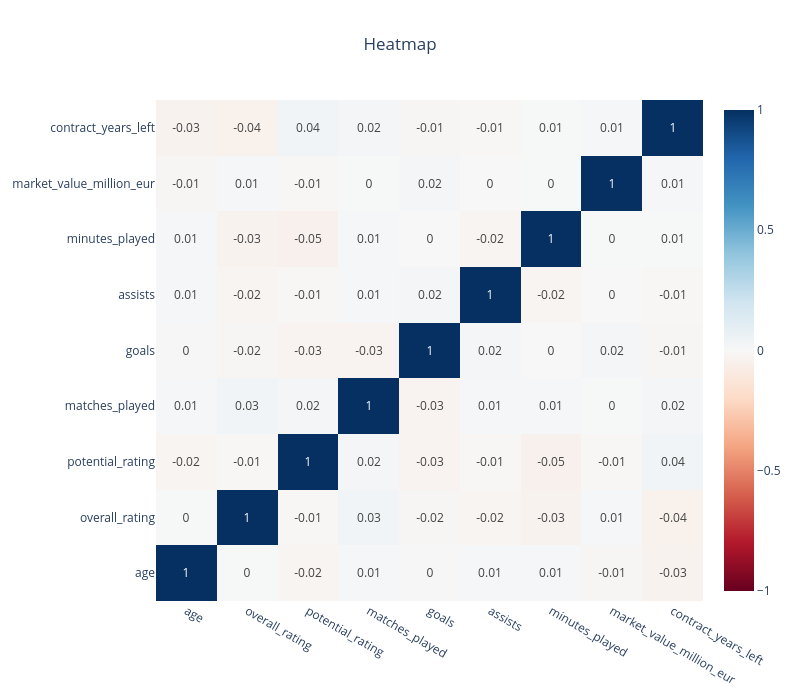

The notebook cell this image was saved under:
### Code cell
# Heatmap: Matriz de Correlaciones

numeric = df.select_dtypes(include="number")
corr = numeric.corr()

fig = go.Figure(
    data=go.Heatmap(
        z=corr.values,
        x=corr.columns,
        y=corr.columns,
        colorscale="RdBu",
        zmid=0,
        text=np.round(corr.values, 2),
        texttemplate="%{text}"
    )
)

fig.update_layout(
    title="Heatmap",
    title_x=0.5,
    template="plotly_white",
    height=700,
    width=800
)

fig.show()

fig.write_image("images/heatmap.png")

### Figure 1 — Plotly figure (JSON) as saved in the notebook; plotly's stock layout.template omitted (floating-point values rounded to 4 significant figures)
{"data": [{"colorscale": [[0, "rgb(103,0,31)"], [0.1, "rgb(178,24,43)"], [0.2, "rgb(214,96,77)"], [0.3, "rgb(244,165,130)"], [0.4, "rgb(253,219,199)"], [0.5, "rgb(247,247,247)"], [0.6, "rgb(209,229,240)"], [0.7, "rgb(146,197,222)"], [0.8, "rgb(67,147,195)"], [0.9, "rgb(33,102,172)"], [1, "rgb(5,48,97)"]], "text": [[1.0, 0.0, -0.02, 0.01, -0.0, 0.01, 0.01, -0.01, -0.03], [0.0, 1.0, -0.01, 0.03, -0.02, -0.02, -0.03, 0.01, -0.04], [-0.02, -0.01, 1.0, 0.02, -0.03, -0.01, -0.05, -0.01, 0.04], [0.01, 0.03, 0.02, 1.0, -0.03, 0.01, 0.01, 0.0, 0.02], [-0.0, -0.02, -0.03, -0.03, 1.0, 0.02, -0.0, 0.02, -0.01], [0.01, -0.02, -0.01, 0.01, 0.02, 1.0, -0.02, 0.0, -0.01], [0.01, -0.03, -0.05, 0.01, -0.0, -0.02, 1.0, 0.0, 0.01], [-0.01, 0.01, -0.01, 0.0, 0.02, 0.0, 0.0, 1.0, 0.01], [-0.03, -0.04, 0.04, 0.02, -0.01, -0.01, 0.01, 0.01, 1.0]], "texttemplate": "%{text}", "type": "heatmap", "x": ["age", "overall_rating", "potential_rating", "matches_played", "goals", "assists", "minutes_played", "market_value_million_eur", "contract_years_left"], "y": ["age", "overall_rating", "potential_rating", "matches_played", "goals", "assists", "minutes_played", "market_value_million_eur", "contract_years_left"], "z": [[1.0, 0.00468, -0.02424, 0.007983, -0.004041, 0.007944, 0.01336, -0.01436, -0.0341], [0.00468, 1.0, -0.008142, 0.0336, -0.01613, -0.02301, -0.03414, 0.01349, -0.0445], [-0.02424, -0.008142, 1.0, 0.02116, -0.02695, -0.00654, -0.04737, -0.006453, 0.03567], [0.007983, 0.0336, 0.02116, 1.0, -0.02503, 0.01419, 0.01373, 0.002686, 0.02069], [-0.004041, -0.01613, -0.02695, -0.02503, 1.0, 0.02142, -0.00183, 0.02211, -0.01114], [0.007944, -0.02301, -0.00654, 0.01419, 0.02142, 1.0, -0.02049, 0.0005133, -0.006527], [0.01336, -0.03414, -0.04737, 0.01373, -0.00183, -0.02049, 1.0, 0.004036, 0.005264], [-0.01436, 0.01349, -0.006453, 0.002686, 0.02211, 0.0005133, 0.004036, 1.0, 0.01162], [-0.0341, -0.0445, 0.03567, 0.02069, -0.01114, -0.006527, 0.005264, 0.01162, 1.0]], "zmid": 0}], "layout": {"height": 700, "title": {"text": "Heatmap", "x": 0.5}, "width": 800}}
